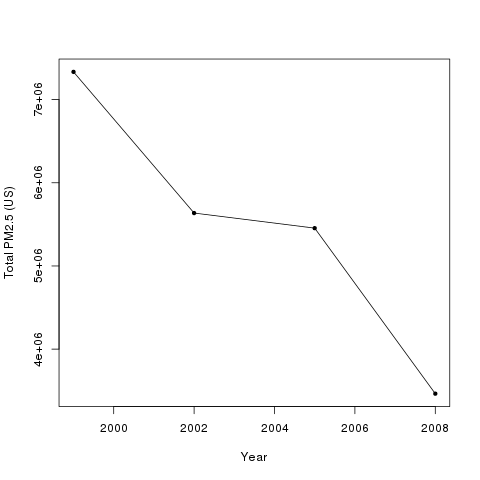

The R source for this figure:
# Question: Have total emissions from PM2.5 decreased in the United States from 1999 to 2008? 
#
# Using the base plotting system, make a plot showing the total PM2.5 emission from all sources for each of the 
# years 1999, 2002, 2005, and 2008.
#
# Strategy: 
# 0. Prior analysis has showed that the data does not contain NAs, and are already loaded with the correct classes
# 1. Create a data frame with the consolidated sum of all emission per year, without any location filtering 
# 2. Plot the graph to see if the emissions have decreased from 1999 to 2008
# 
# Conclusion: It has decreased. 
#

source("setup.R")

years <- c(1999,2002,2005,2008)
emissions <- c()

for (year in years) {
    emissions <- c(emissions, sum(NEI[NEI$year == year,]$Emissions))
}

df1 <- data.frame(years=years, emissions=emissions)

png(filename = "plot1.png")
par(mfrow = c(1,1))
plot(x=df1$year, y=df1$emissions, pch = 20, xlab = "Year", ylab = "Total PM2.5 (US)")
lines(x=df1$year, y=df1$emissions)
dev.off()

remove(df1)
remove(year)
remove(years)
remove(emissions)
